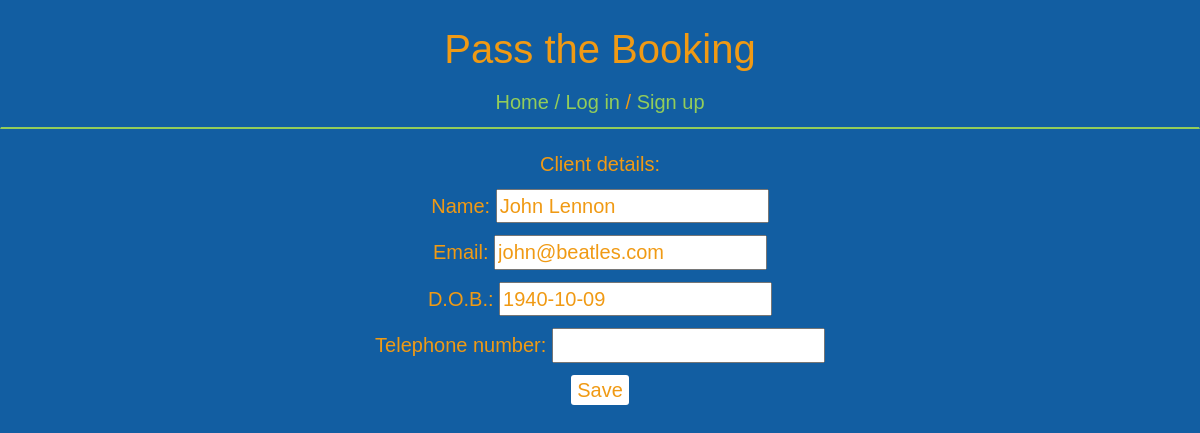
The app's page /clients/1/edit/, older data.
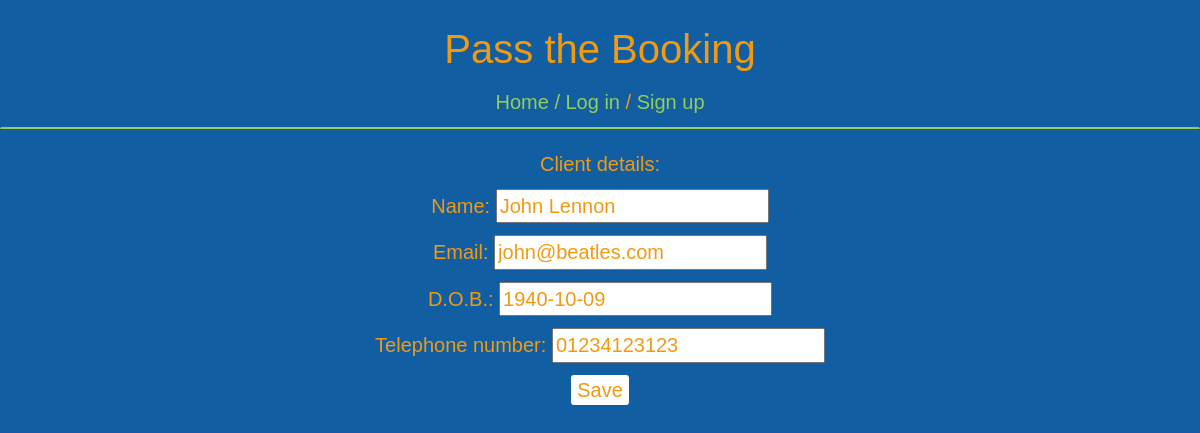
The same page, newer data.
### pass_the_booking/models.py (models this page shows)
class Client(models.Model):
    name = models.CharField(max_length=200)
    email = models.EmailField(max_length=254)
    dob = models.DateField()
    telephone = models.CharField(max_length=200)

### pass_the_booking/views/clients.py (the view)
# urls.py: url(r'^clients/(?P<pk>\d+)/edit/$', views.client_edit, name='client_edit'),
def client_edit(request, pk):
    client = get_object_or_404(Client, pk=pk)
    if request.method == "POST":
        form = ClientForm(request.POST, instance=client)
        if form.is_valid():
            client = form.save(commit=True)
            return redirect('client_detail', pk=client.pk)
    else:
        form = ClientForm(instance=client)
    return render(request, 'pass_the_booking/clients/client_edit.html', {'form': form})

### pass_the_booking/forms.py
class ClientForm(forms.ModelForm):
    class Meta:
        model = Client
        widgets = {
            'dob': forms.DateInput(attrs={'class':'datepicker'}),
        }
        fields = ('name', 'dob', 'email', 'telephone',)

### pass_the_booking/templates/pass_the_booking/clients/client_edit.html (shortened to what this page needs)
{% extends 'pass_the_booking/base.html' %}
{% block content %}
  <div class='main'>
    <p>Client details:</p>
    <form method='post'>{% csrf_token %}
      <p>
        <label for="{{ form.name.id_for_label }}">Name:</label>
        {{ form.name }}
      </p>
      <p>
        <label for="{{ form.email.id_for_label }}">Email:</label>
        {{ form.email }}
      </p>
      <p>
        <label for="{{ form.dob.id_for_label }}">D.O.B.:</label>
        {{ form.dob }}
      </p>
      <p>
        <label for="{{ form.telephone.id_for_label }}">Telephone number:</label>
        {{ form.telephone }}
      </p>
      <p>
        <button type='submit' class='booking-button'>Save</button>
      </p>
    </form>
  </div>
{% endblock %}

Row changes from the older to the newer data that the page shows:
changed Client "John Lennon": telephone (not shown) → "01234123123"
